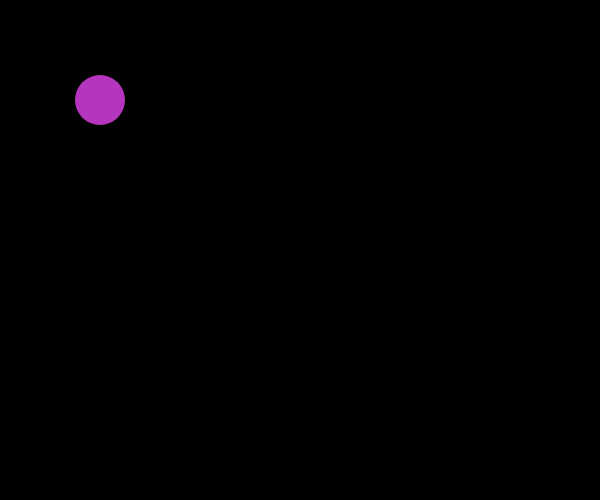
Frame 1 (no input)
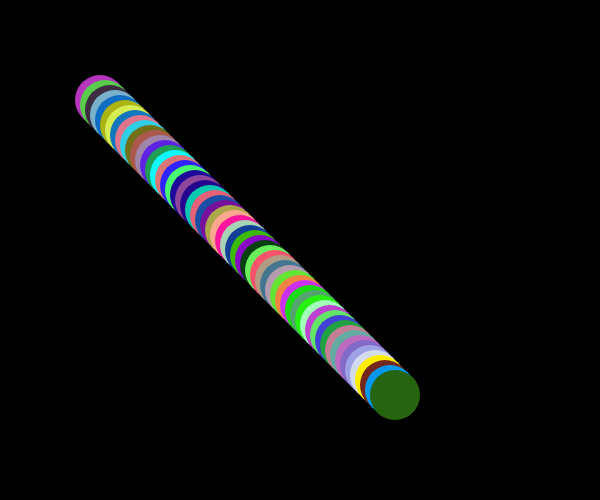
Frame 60 (no input)
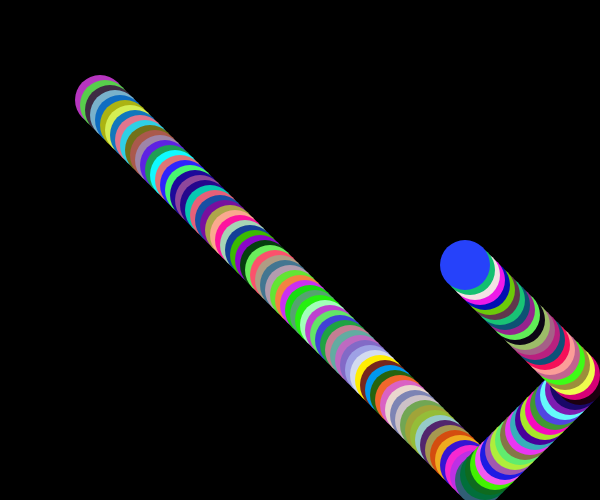
Frame 120 (the mouse pressed at the canvas centre since frame 60)

The p5.js sketch that drew these frames (run headless with seeded random() and noise() and a simulated clock; from frame 60 on, the mouse is pressed at the canvas centre):

// p5.js sketch
// ── sketch.js
/*
modify an existing code with objects
by Daniel Wen
May 15 2017
*/
//an object ball with two functions
var ball = {x: 100, y: 100, diam: 50, xspeed: 5, yspeed: 5, 
  display: function(){//display function makes a ball with no stroke and random colors
    noStroke();
    fill(random(255), random(255), random(255))
    ellipse(this.x,this.y,this.diam,this.diam);
  },
  move: function(){//move function moves the ball and bounces it if it reaches the edge of the canvas
    this.x = this.x + this.xspeed;
    this.y = this.y + this.yspeed;
    
    if(this.x > width - this.diam/2 || this.x < 0 + this.diam/2){
      this.xspeed = this.xspeed * -1;
    }
    if(this.y > height - this.diam/2 || this.y < 0 + this.diam/2){
      this.yspeed = this.yspeed * -1;
    }
  }
}

function setup() {
  createCanvas(600,500);//600x500 canvas
  background(0); //black background is drawn once
}

function draw() {
  ball.display();//calls the function display to display the ball
  ball.move();//calls the function move to move the ball
}
